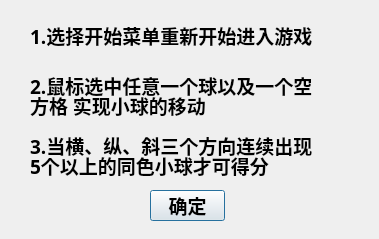
<?xml version="1.0" encoding="UTF-8"?>
<ui version="4.0">
 <class>HelpDialog</class>
 <widget class="QDialog" name="HelpDialog">
  <property name="geometry">
   <rect>
    <x>0</x>
    <y>0</y>
    <width>379</width>
    <height>239</height>
   </rect>
  </property>
  <property name="windowTitle">
   <string>游戏帮助</string>
  </property>
  <widget class="QPushButton" name="pushButton">
   <property name="geometry">
    <rect>
     <x>150</x>
     <y>190</y>
     <width>75</width>
     <height>31</height>
    </rect>
   </property>
   <property name="font">
    <font>
     <family>新宋体</family>
     <pointsize>14</pointsize>
     <weight>75</weight>
     <bold>true</bold>
    </font>
   </property>
   <property name="text">
    <string>确定</string>
   </property>
  </widget>
  <widget class="QLabel" name="label1">
   <property name="geometry">
    <rect>
     <x>30</x>
     <y>20</y>
     <width>321</width>
     <height>31</height>
    </rect>
   </property>
   <property name="font">
    <font>
     <family>新宋体</family>
     <pointsize>14</pointsize>
     <weight>75</weight>
     <bold>true</bold>
    </font>
   </property>
   <property name="text">
    <string>1.选择开始菜单重新开始进入游戏</string>
   </property>
  </widget>
  <widget class="QLabel" name="label1_2">
   <property name="geometry">
    <rect>
     <x>30</x>
     <y>70</y>
     <width>471</width>
     <height>31</height>
    </rect>
   </property>
   <property name="font">
    <font>
     <family>新宋体</family>
     <pointsize>14</pointsize>
     <weight>75</weight>
     <bold>true</bold>
    </font>
   </property>
   <property name="text">
    <string>2.鼠标选中任意一个球以及一个空</string>
   </property>
  </widget>
  <widget class="QLabel" name="label1_3">
   <property name="geometry">
    <rect>
     <x>30</x>
     <y>130</y>
     <width>361</width>
     <height>31</height>
    </rect>
   </property>
   <property name="font">
    <font>
     <family>新宋体</family>
     <pointsize>14</pointsize>
     <weight>75</weight>
     <bold>true</bold>
    </font>
   </property>
   <property name="text">
    <string>3.当横、纵、斜三个方向连续出现</string>
   </property>
  </widget>
  <widget class="QLabel" name="label1_4">
   <property name="geometry">
    <rect>
     <x>30</x>
     <y>90</y>
     <width>471</width>
     <height>31</height>
    </rect>
   </property>
   <property name="font">
    <font>
     <family>新宋体</family>
     <pointsize>14</pointsize>
     <weight>75</weight>
     <bold>true</bold>
    </font>
   </property>
   <property name="text">
    <string>方格 实现小球的移动</string>
   </property>
  </widget>
  <widget class="QLabel" name="label1_5">
   <property name="geometry">
    <rect>
     <x>30</x>
     <y>150</y>
     <width>361</width>
     <height>31</height>
    </rect>
   </property>
   <property name="font">
    <font>
     <family>新宋体</family>
     <pointsize>14</pointsize>
     <weight>75</weight>
     <bold>true</bold>
    </font>
   </property>
   <property name="text">
    <string>5个以上的同色小球才可得分</string>
   </property>
  </widget>
 </widget>
 <resources/>
 <connections/>
</ui>
